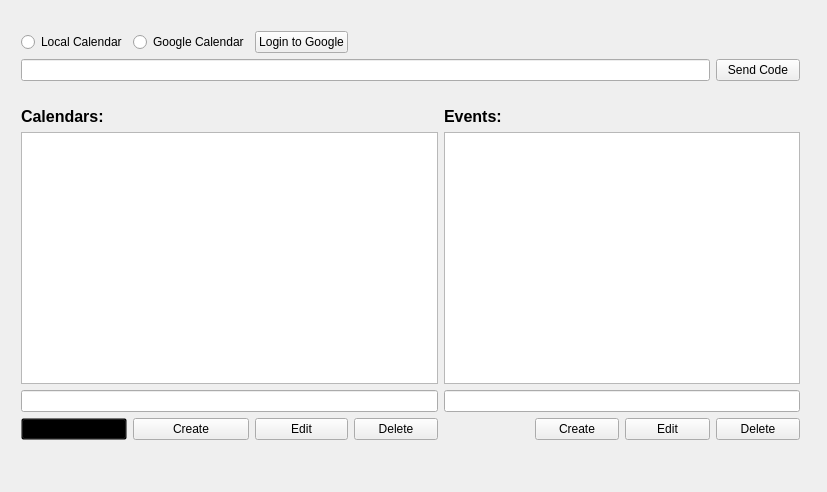
<?xml version="1.0" encoding="UTF-8"?>
<ui version="4.0">
 <class>MainWindow</class>
 <widget class="QMainWindow" name="MainWindow">
  <property name="geometry">
   <rect>
    <x>0</x>
    <y>0</y>
    <width>827</width>
    <height>492</height>
   </rect>
  </property>
  <property name="windowTitle">
   <string>MainWindow</string>
  </property>
  <property name="locale">
   <locale language="English" country="UnitedStates"/>
  </property>
  <widget class="QWidget" name="centralWidget">
   <widget class="QWidget" name="layoutWidget">
    <property name="geometry">
     <rect>
      <x>10</x>
      <y>20</y>
      <width>801</width>
      <height>431</height>
     </rect>
    </property>
    <layout class="QGridLayout" name="gridLayout">
     <item row="3" column="0" colspan="2">
      <widget class="QLabel" name="label">
       <property name="font">
        <font>
         <pointsize>12</pointsize>
         <weight>75</weight>
         <bold>true</bold>
        </font>
       </property>
       <property name="text">
        <string>Calendars:</string>
       </property>
      </widget>
     </item>
     <item row="2" column="0" colspan="8">
      <spacer name="horizontalSpacer">
       <property name="orientation">
        <enum>Qt::Horizontal</enum>
       </property>
       <property name="sizeHint" stdset="0">
        <size>
         <width>40</width>
         <height>20</height>
        </size>
       </property>
      </spacer>
     </item>
     <item row="4" column="0" colspan="4">
      <widget class="QListWidget" name="calendar_list_listWidget"/>
     </item>
     <item row="1" column="7">
      <widget class="QPushButton" name="send_code_pushButton">
       <property name="text">
        <string>Send Code</string>
       </property>
      </widget>
     </item>
     <item row="4" column="4" colspan="4">
      <widget class="QListWidget" name="event_list_listWidget"/>
     </item>
     <item row="5" column="0" colspan="4">
      <widget class="QLineEdit" name="calendar_id_lineEdit"/>
     </item>
     <item row="5" column="4" colspan="4">
      <widget class="QLineEdit" name="event_id_lineEdit"/>
     </item>
     <item row="6" column="6">
      <widget class="QPushButton" name="event_edit_pushButton">
       <property name="text">
        <string>Edit</string>
       </property>
      </widget>
     </item>
     <item row="1" column="0" colspan="7">
      <widget class="QLineEdit" name="send_code_lineEdit"/>
     </item>
     <item row="6" column="7">
      <widget class="QPushButton" name="event_delete_pushButton">
       <property name="text">
        <string>Delete</string>
       </property>
      </widget>
     </item>
     <item row="6" column="5">
      <widget class="QPushButton" name="event_create_pushButton">
       <property name="text">
        <string>Create</string>
       </property>
      </widget>
     </item>
     <item row="6" column="1">
      <widget class="QPushButton" name="calendar_create_pushButton">
       <property name="text">
        <string>Create</string>
       </property>
      </widget>
     </item>
     <item row="6" column="2">
      <widget class="QPushButton" name="calendar_edit_pushButton">
       <property name="text">
        <string>Edit</string>
       </property>
      </widget>
     </item>
     <item row="6" column="0">
      <widget class="QPushButton" name="refresh_pushButton">
       <property name="styleSheet">
        <string notr="true">background-color: transparent;</string>
       </property>
       <property name="text">
        <string/>
       </property>
      </widget>
     </item>
     <item row="6" column="3">
      <widget class="QPushButton" name="calendar_delete_pushButton">
       <property name="text">
        <string>Delete</string>
       </property>
      </widget>
     </item>
     <item row="3" column="4" colspan="2">
      <widget class="QLabel" name="label_2">
       <property name="font">
        <font>
         <pointsize>12</pointsize>
         <weight>75</weight>
         <bold>true</bold>
        </font>
       </property>
       <property name="text">
        <string>Events:</string>
       </property>
      </widget>
     </item>
     <item row="0" column="0">
      <widget class="QRadioButton" name="local_calendar_checkBox">
       <property name="text">
        <string>Local Calendar</string>
       </property>
      </widget>
     </item>
     <item row="0" column="2">
      <widget class="QPushButton" name="login_pushButton">
       <property name="text">
        <string>Login to Google</string>
       </property>
      </widget>
     </item>
     <item row="0" column="1">
      <widget class="QRadioButton" name="remote_calendar_checkBox">
       <property name="text">
        <string>Google Calendar</string>
       </property>
      </widget>
     </item>
    </layout>
   </widget>
  </widget>
 </widget>
 <layoutdefault spacing="6" margin="11"/>
 <resources/>
 <connections/>
 <slots>
  <signal>closed()</signal>
 </slots>
</ui>
